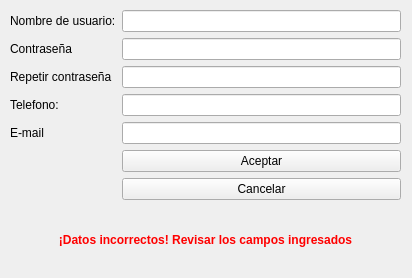
<?xml version="1.0" encoding="UTF-8"?>
<ui version="4.0">
 <class>MainWindow</class>
 <widget class="QMainWindow" name="MainWindow">
  <property name="geometry">
   <rect>
    <x>0</x>
    <y>0</y>
    <width>412</width>
    <height>278</height>
   </rect>
  </property>
  <property name="windowTitle">
   <string>Crear Usuario</string>
  </property>
  <widget class="QWidget" name="centralwidget">
   <widget class="QWidget" name="formLayoutWidget">
    <property name="geometry">
     <rect>
      <x>10</x>
      <y>10</y>
      <width>391</width>
      <height>201</height>
     </rect>
    </property>
    <layout class="QFormLayout" name="formLayout">
     <item row="0" column="0">
      <widget class="QLabel" name="label_usr">
       <property name="text">
        <string>Nombre de usuario:</string>
       </property>
      </widget>
     </item>
     <item row="0" column="1">
      <widget class="QLineEdit" name="le_usr"/>
     </item>
     <item row="1" column="0">
      <widget class="QLabel" name="label_pwd">
       <property name="text">
        <string>Contraseña</string>
       </property>
      </widget>
     </item>
     <item row="1" column="1">
      <widget class="QLineEdit" name="le_pwd">
       <property name="echoMode">
        <enum>QLineEdit::Password</enum>
       </property>
      </widget>
     </item>
     <item row="2" column="0">
      <widget class="QLabel" name="label_pwd2">
       <property name="text">
        <string>Repetir contraseña</string>
       </property>
      </widget>
     </item>
     <item row="2" column="1">
      <widget class="QLineEdit" name="le_pwd2">
       <property name="echoMode">
        <enum>QLineEdit::Password</enum>
       </property>
      </widget>
     </item>
     <item row="3" column="0">
      <widget class="QLabel" name="label_phone">
       <property name="text">
        <string>Telefono:</string>
       </property>
      </widget>
     </item>
     <item row="3" column="1">
      <widget class="QLineEdit" name="le_phone"/>
     </item>
     <item row="4" column="0">
      <widget class="QLabel" name="label_mail">
       <property name="text">
        <string>E-mail</string>
       </property>
      </widget>
     </item>
     <item row="4" column="1">
      <widget class="QLineEdit" name="le_mail"/>
     </item>
     <item row="5" column="1">
      <widget class="QPushButton" name="btn_acept">
       <property name="text">
        <string>Aceptar</string>
       </property>
      </widget>
     </item>
     <item row="6" column="1">
      <widget class="QPushButton" name="btn_cancel">
       <property name="text">
        <string>Cancelar</string>
       </property>
      </widget>
     </item>
    </layout>
   </widget>
   <widget class="QLabel" name="label_warn">
    <property name="geometry">
     <rect>
      <x>20</x>
      <y>230</y>
      <width>371</width>
      <height>21</height>
     </rect>
    </property>
    <property name="text">
     <string>&lt;html&gt;&lt;head/&gt;&lt;body&gt;&lt;p align=&quot;center&quot;&gt;&lt;span style=&quot; font-weight:600; color:#ff0000;&quot;&gt;¡Datos incorrectos! Revisar los campos ingresados&lt;/span&gt;&lt;/p&gt;&lt;/body&gt;&lt;/html&gt;</string>
    </property>
   </widget>
  </widget>
 </widget>
 <resources/>
 <connections/>
</ui>
